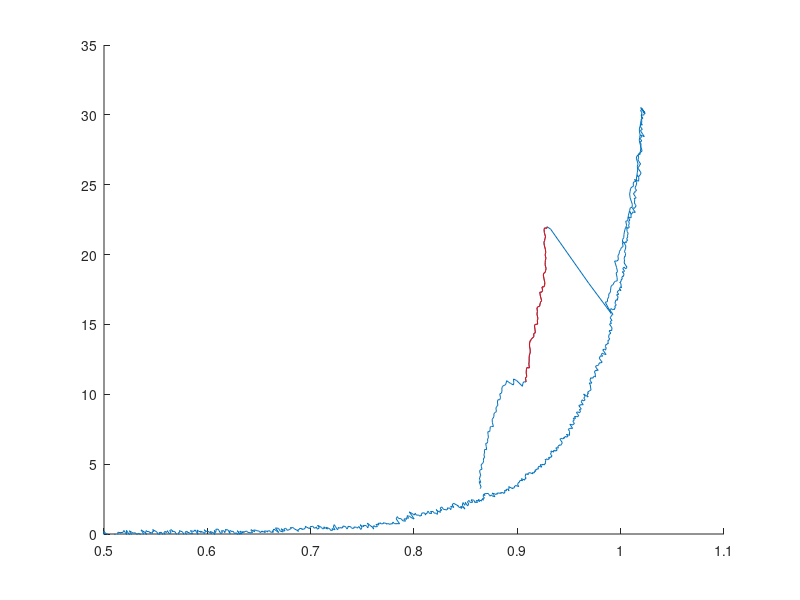

The MATLAB source for this figure: (Note: this script raises an error after producing the figure.)
clear all;
close all;
clc;

load WLCfittingtest2.mat
fMinOptions = optimset('MaxFunEvals', 2000, 'Display', 'Iter', 'TolFun', 1E-13, 'TolX', 1E-16); % fminsearch options.
kB = 1.3806488*10^(-23); %J/K
T = 293.15; %K
Ld = 920E-9; %nm
Lp = 120E-9; %nm
pP = 1.5E-9; %nm
pD = 45E-9; %nm
K = 1.2E-9;
KB = 1.3806503*10^(-23);
P = pD;
L = Ld;

datI = 75:140;

figure;
hold on;
plot(data.scombined{1}+data.shiftX,data.force{1}+data.shiftY)


plot(data.scombined{1}(datI)+data.shiftX,data.force{1}(datI)+data.shiftY,'r')

datExt = data.scombined{1}(datI)+data.shiftX;
datForce = data.force{1}(datI)+data.shiftY;


[sdatForce, i]  = sort(datForce);
sdatExt = datExt(i);

%plot(ext,DNAforce,'linewidth',2)
axis([0.5 1.1 0 35]);
Forcetest = data.force{1}(datI)+data.shiftY;
% for ii = 1:length(Forcetest)
%     xDNA2(ii) = fminsearch(@(x) fitTest2( Forcetest(ii)*1E-12, x(1), KB, T, P, L, K ), 1E-6, fMinOptions); %linspace(0, 0.9*Lp, length(extension))
% end
for ii = 1:length(datForce)
    xDNA2(ii) = fminsearch(@(x) fitTest2( datForce(ii)*1E-12, x(1), KB, T, P, L, K ), 1E-6, fMinOptions); %linspace(0, 0.9*Lp, length(extension))
end



plot(xDNA2*1E6,Forcetest,'linewidth',2)
xprot = (data.scombined{1}(datI)+data.shiftX)*1E-6-xDNA2';
xprot = xprot;
dnaCalcforce2 = calcEWLC( xDNA2, KB, T, P, L, K  );
K = 1.5*10^(-9);  % ref; PRL 94, 048301 (2005)
P = 1.5*10^(-9);   % 0.5-2 nm Ruud thesis, Butsamante: 2 pN
L =  120*10^(-9);    % Ruud thesis: 120 nm  i.e. 0.33 per aa and 370 aa  / other references I have seen that people use 0.36 per aa 
LpCalc3 = fminsearch(@(x) calcProtLp( Forcetest*1E-12, xprot, KB, T, P, x(1)), 120E-9, fMinOptions);

fMinOptions = optimset('MaxFunEvals', 2000, 'Display', 'Iter', 'TolFun', 1E-13, 'TolX', 1E-16); % fminsearch options.
xprotGuess = [0.01:(1.5*Lp*1E6-0.01)/(length(dnaCalcforce2)-1):1.5*Lp*1E6].*(1E-6);
for ii = 1:length(dnaCalcforce2)
    xprot(ii) = fminsearch(@(x) fitTest2( dnaCalcforce2(ii), x(1), KB, T, P, LpCalc3, K ), xprotGuess(ii), fMinOptions); %linspace(0, 0.9*Lp, length(extension))
end

plot((xDNA2+xprot')*1E6,dnaCalcforce2.*1E12,'linewidth',3)